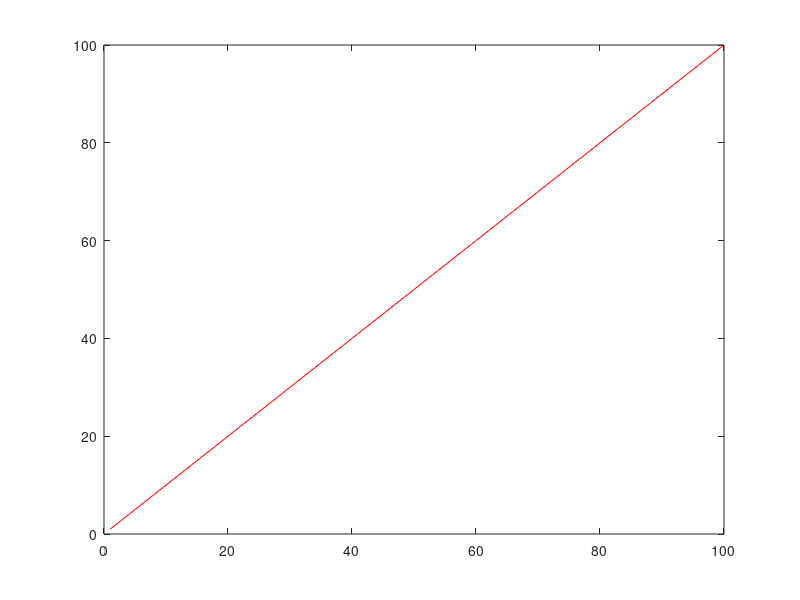

The MATLAB script that drew this image:
% Regression test function (black blox) for FreeMat v4.0
% This function is autogenerated by helpgen.
function bbtest_success = bbtest_loglog
  bbtest_success = 1;
NumErrors = 0;
try
  x = linspace(1,100);

catch
  NumErrors = NumErrors + 1;
end
try
  y = x;

catch
  NumErrors = NumErrors + 1;
end
try
  plot(x,y,'r-');

catch
  NumErrors = NumErrors + 1;
end
try
  mprint loglog1

catch
  NumErrors = NumErrors + 1;
end
if (NumErrors ~= 0) bbtest_success = 0; return; end
NumErrors = 0;
try
  loglog(x,y,'r-');

catch
  NumErrors = NumErrors + 1;
end
try
  mprint loglog2

catch
  NumErrors = NumErrors + 1;
end
if (NumErrors ~= 0) bbtest_success = 0; return; end
